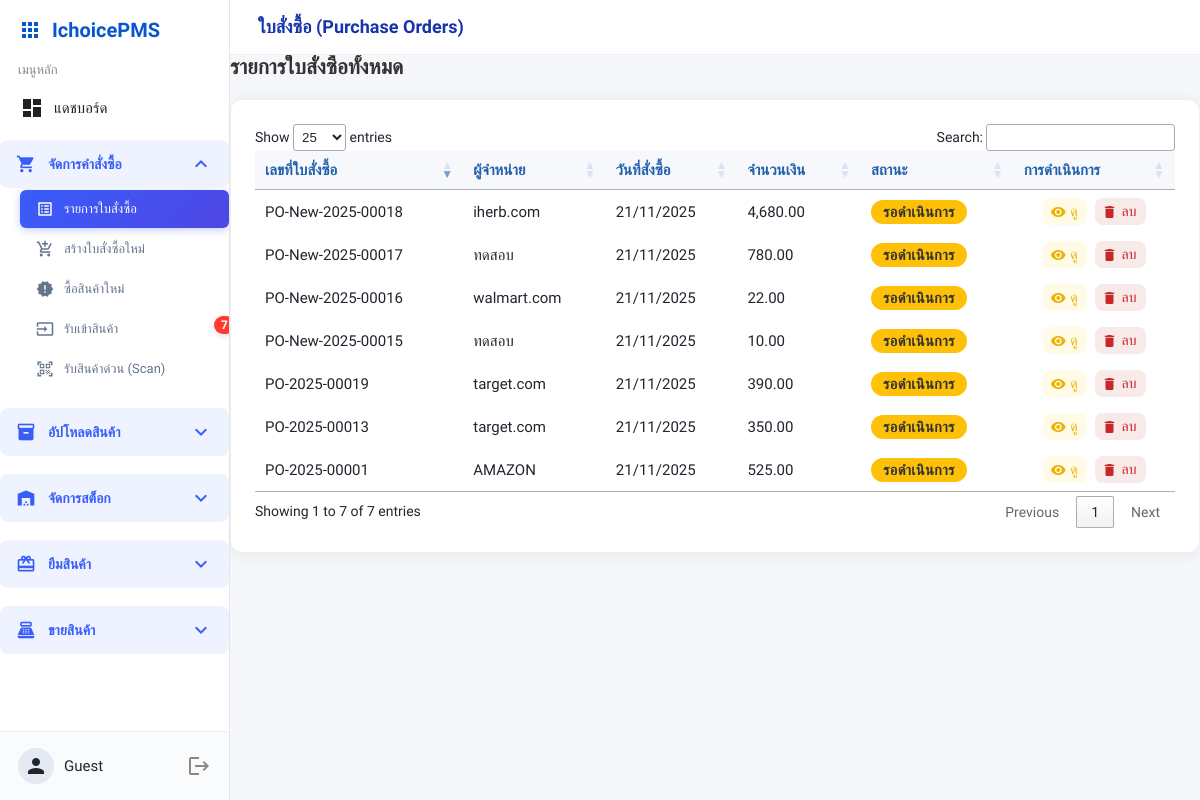
The app's page /orders/purchase_orders.php, older data.
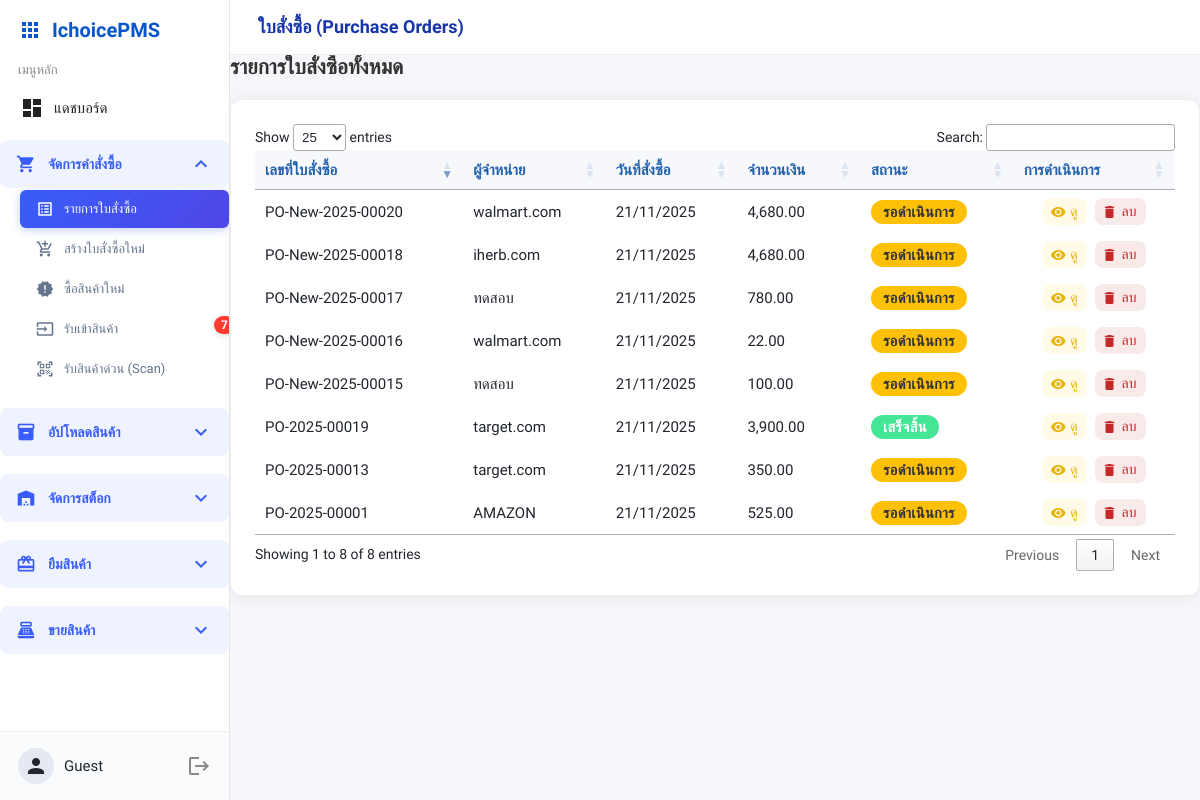
The same page, newer data.
### tables this page shows
CREATE TABLE `purchase_orders` (
  `po_id` int(11) NOT NULL,
  `po_number` varchar(20) DEFAULT NULL,
  `supplier_id` int(11) DEFAULT NULL COMMENT 'ลูกค้า',
  `order_date` datetime DEFAULT NULL,
  `total_amount` decimal(12,2) DEFAULT NULL,
  `ordered_by` int(11) DEFAULT NULL COMMENT 'ผู้บันทึก',
  `status` enum('pending','partial','completed','cancel') DEFAULT NULL,
  `remark` text DEFAULT NULL,
  `created_at` datetime NOT NULL DEFAULT current_timestamp() ON UPDATE current_timestamp(),
  `currency_id` int(11) DEFAULT 1 COMMENT 'สกุลเงินที่ใช้',
  `exchange_rate` decimal(10,6) DEFAULT 1.000000 COMMENT 'อัตราแลกเปลี่ยนขณะสั่งซื้อ',
  `total_amount_original` decimal(15,2) DEFAULT 0.00 COMMENT 'ยอดรวมในสกุลเงินต้นฉบับ',
  `total_amount_base` decimal(15,2) DEFAULT 0.00 COMMENT 'ยอดรวมในสกุลเงินฐาน (บาท)'
);

CREATE TABLE `suppliers` (
  `supplier_id` int(11) NOT NULL,
  `name` varchar(100) NOT NULL,
  `phone` varchar(30) DEFAULT NULL,
  `email` varchar(100) DEFAULT NULL,
  `address` text DEFAULT NULL
);

### orders/purchase_orders.php (the view, shortened to what this page needs)
<?php
include '../templates/sidebar.php';
$sql = "SELECT po.po_id, po.po_number, po.order_date, po.total_amount, po.status,
            s.name
        FROM purchase_orders po
        LEFT JOIN suppliers s ON po.supplier_id = s.supplier_id
        ORDER BY po.po_id DESC";
$stmt = $pdo->prepare($sql);
$stmt->execute();
$rows = $stmt->fetchAll();
?>
<!DOCTYPE html>
<html lang="th">
<head>
    <link rel="stylesheet" href="../assets/base.css">
    <link rel="stylesheet" href="../assets/sidebar.css">
    <link rel="stylesheet" href="../assets/components.css">
    <link rel="stylesheet" href="https://cdn.datatables.net/1.13.6/css/jquery.dataTables.min.css">
</head>
<body>
    <div class="mainwrap">
        <div class="topbar">
            ใบสั่งซื้อ (Purchase Orders)
        </div>
        <div class="main">
            <div class="action-bar" style="margin-bottom: 20px; display: flex; justify-content: space-between; align-items: center;">
                <h2 style="margin: 0; color: #333;">รายการใบสั่งซื้อทั้งหมด</h2>
            </div>
            <div class="card table-card mt-3">
                <div class="table-responsive">
                    <table id="po-table" class="table-po table table-bordered table-hover align-middle mb-0">
                        <thead>
                            <tr>
                                <th>เลขที่ใบสั่งซื้อ</th>
                                <th>ผู้จำหน่าย</th>
                                <th>วันที่สั่งซื้อ</th>
                                <th>จำนวนเงิน</th>
                                <th>สถานะ</th>
                                <th>การดำเนินการ</th>
                            </tr>
                        </thead>
                        <tbody>
                            <?php foreach($rows as $r): ?>
                            <tr>
                                <td><?=htmlspecialchars($r['po_number'])?></td>
                                <td><?=htmlspecialchars($r['name'])?></td>
                                <td><?=date('d/m/Y', strtotime($r['order_date']))?></td>
                                <td><?=number_format($r['total_amount'],2)?></td>
                                <td>
                                    <?php
                                        switch($r['status']) {
                                        case 'pending':   echo '<span class="status-chip status-pending">รอดำเนินการ</span>'; break;
                                        case 'completed': echo '<span class="status-chip status-received">เสร็จสิ้น</span>'; break;
                                        }
                                    ?>
                                </td>
                                <td>
                                    <div class="action-btns">
                                        <a class="icon-btn view" href="#" data-po="<?=$r['po_id']?>" onclick="openPoView(event, this)">
                                            <span class="material-icons">visibility</span> ดู
                                        </a>
                                        <a class="icon-btn delete" href="#" onclick="deletePo(event, <?= $r['po_id'] ?>)">
                                            <span class="material-icons">delete</span> ลบ
                                        </a>
                                    </div>
                                </td>
                            </tr>
                            <?php endforeach;?>
                        </tbody>
                    </table>
                </div>
            </div>
        </div>
    </div>
</body>
</html>

Row changes from the older to the newer data that the page shows:
added purchase_orders: po_number "PO-New-2025-00020", supplier.name "walmart.com", order_date "21/11/2025", total_amount "4,680.00", status "รอดำเนินการ"
changed purchase_orders "PO-2025-00019": total_amount "390.00" → "3,900.00"; status "รอดำเนินการ" → "เสร็จสิ้น"
changed purchase_orders "PO-New-2025-00015": total_amount "10.00" → "100.00"
Text that changed along with them:
text written by a page script: "Show entries Search: Showing 1 to 7 of 7 entries Previous 1 Next" → "Show entries Search: Showing 1 to 8 of 8 entries Previous 1 Next"
